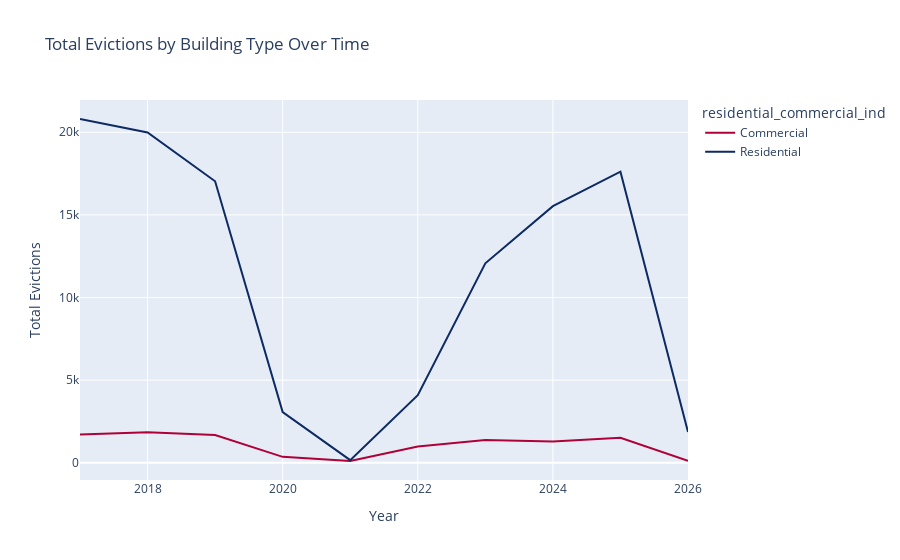

The cell this chart's notebook holds for it:
### Markdown cell above
## Eviction by Type by Year

### Code cell
fig3 = px.line(
    evictions_by_building_year,
    x="year",
    y="total_evictions",
    color="residential_commercial_ind",
    title="Total Evictions by Building Type Over Time",
    labels={"total_evictions": "Total Evictions", "year": "Year"},
    color_discrete_sequence=px.colors.qualitative.Dark24_r,
)

fig3.show()

### Figure 1 — Plotly figure (JSON) as saved in the notebook; plotly's stock layout.template omitted (floating-point values rounded to 4 significant figures)
{"data": [{"hovertemplate": "residential_commercial_ind=Commercial<br>Year=%{x}<br>Total Evictions=%{y}<extra></extra>", "legendgroup": "Commercial", "line": {"color": "#AF0038", "dash": "solid"}, "marker": {"symbol": "circle"}, "mode": "lines", "name": "Commercial", "orientation": "v", "showlegend": true, "type": "scatter", "x": [2017, 2018, 2019, 2020, 2021, 2022, 2023, 2024, 2025, 2026], "xaxis": "x", "y": [1719, 1842, 1677, 358, 108, 979, 1379, 1283, 1510, 115], "yaxis": "y"}, {"hovertemplate": "residential_commercial_ind=Residential<br>Year=%{x}<br>Total Evictions=%{y}<extra></extra>", "legendgroup": "Residential", "line": {"color": "#0D2A63", "dash": "solid"}, "marker": {"symbol": "circle"}, "mode": "lines", "name": "Residential", "orientation": "v", "showlegend": true, "type": "scatter", "x": [2017, 2018, 2019, 2020, 2021, 2022, 2023, 2024, 2025, 2026], "xaxis": "x", "y": [20803, 19988, 17036, 3064, 160, 4088, 12068, 15529, 17613, 1857], "yaxis": "y"}], "layout": {"legend": {"title": {"text": "residential_commercial_ind"}, "tracegroupgap": 0}, "title": {"text": "Total Evictions by Building Type Over Time"}, "xaxis": {"anchor": "y", "domain": [0, 1], "title": {"text": "Year"}}, "yaxis": {"anchor": "x", "domain": [0, 1], "title": {"text": "Total Evictions"}}}}
